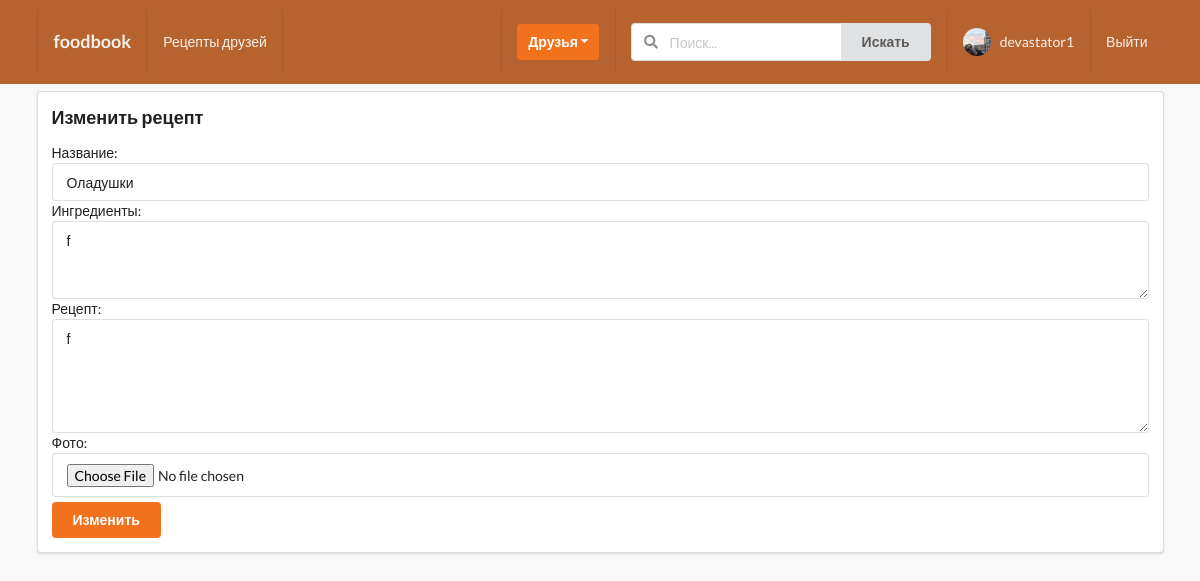
/posts/110/update/ (signed in), run on the app's committed database.
### posts/models.py (models this page shows, shortened)
class Post(models.Model):
    name = models.CharField(blank=True, max_length=100)
    content = models.TextField()
    image = models.ImageField(upload_to='posts', validators=[FileExtensionValidator(['png', 'jpg', 'jpeg'])],)
    liked = models.ManyToManyField(Profile, blank=True, related_name='likes')
    updated = models.DateTimeField(auto_now=True)
    created = models.DateTimeField(auto_now_add=True)
    author = models.ForeignKey(Profile, on_delete=models.CASCADE, related_name='posts')
    components = models.TextField(blank=True)
    class Meta:
        ordering = ('-created',)

### posts/views.py (the view, shortened to what this page needs)
# urls.py: path('<pk>/update/', PostUpdateView.as_view(), name='post-update'),
class PostUpdateView(LoginRequiredMixin, UpdateView):
    form_class = PostModelForm
    model = Post
    template_name = 'posts/update.html'
    success_url = reverse_lazy('profile:my-profile-view')

### posts/forms.py
class PostModelForm(forms.ModelForm):
    name = forms.CharField(label='Название', widget=forms.TextInput(attrs={'placeholder': 'Название блюда...'}))
    content = forms.CharField(label='Рецепт', widget=forms.Textarea(attrs={'rows': 5, 'placeholder': 'Распишите рецепт...'}))
    components = forms.CharField(label='Ингредиенты', widget=forms.Textarea(attrs={'rows': 3, 'placeholder': 'Молоко - 500мл,\nМука - 200гр,'}))
    image = forms.ImageField(label='Фото', required=False)
    class Meta:
        model = Post
        fields = ('name', 'components', 'content', 'image')

### profiles/context_processor.py (called while the page is built)
def profile_pic(request):
    if request.user.is_authenticated:
        profile_obj = Profile.objects.get(user=request.user)
        pic = profile_obj.avatar
        return {'picture': pic}
    return {}

def invitation_received_no(request):
    if request.user.is_authenticated:
        profile_obj = Profile.objects.get(user=request.user)
        qs_count = Relationship.objects.invatations_received(profile_obj).count()
        return {'invites_num': qs_count}
    return {}

def invitation_sended_no(request):
    if request.user.is_authenticated:
        profile_obj = Profile.objects.get(user=request.user)
        qs_count = Relationship.objects.invatations_sended(profile_obj).count()
        return {'send_invites_num': qs_count}
    return {}

### profiles/models.py (called while the page is built)
    def invatations_received(self, receiver):
        qs = Relationship.objects.filter(receiver=receiver, status='send')
        return qs

    def invatations_sended(self, sender):
        qs = Relationship.objects.filter(sender=sender, status='send')
        return qs

### posts/templates/posts/update.html (shortened to what this page needs)
{% extends 'base.html' %}
{% block content %}
    <div class="ui segment">
        <h3>Изменить рецепт</h3>
        <form action="" method="POST" class="ui form" enctype="multipart/form-data">
            {{form}}
            <button type="submit" class="ui button orange mt-5">Изменить</button>
        </form>
    </div>
{% endblock content %}

### templates/main/navbar.html (shortened to what this page needs)
{% url 'main-post-view' as path_to_home %}
{% url 'posts:search-posts' as path_to_search %}
{% url 'posts:main-post-view' as path_to_posts %}
{% url 'profile:my-profile-view' as path_to_my_profile %}
<div class="ui inverted orange menu nav mb-7">
  <div class="ui container">
    <a href="{{path_to_home}}" class="{% if request.path == path_to_home %}active{% endif %} item">
        <h3>foodbook</h3>
    </a>
    {% if request.user.is_authenticated %}
    <a href="{{path_to_posts}}" class="{% if request.path == path_to_posts %}active{% endif %} item">
        Рецепты друзей
    </a>
    {% endif %}
    <div class="right menu">
        {% if request.user.is_authenticated %}
        <div class="item">
            <div class="ui floating dropdown icon button orange"> Друзья
                <i class="dropdown icon"></i>
             </div>
        </div>
             <div class="item">
              <form action="{{path_to_search}}" method="GET">
                <div class="ui action left icon input">
                <input class="prompt" type="text" name='search' placeholder="Поиск...">
                <button type='submit' class="ui button">Искать</button>
                </div>
            </form>
            </div>
            <a href="{{path_to_my_profile}}" class="{% if request.path == path_to_my_profile %}active{% endif %} item">
                <img src="{{picture.url}}" class="ui avatar image">&nbsp;
                 {{ request.user }}
            </a>
            <a href="{% url 'account_logout' %}" class="ui item">
                Выйти
            </a>
        {% else %}
        <a href="{% url 'account_login' %}" class="ui item">
                Войти
            </a>
        {% endif %}
    </div>
  </div>
</div>

### static_project/style.css (style rules this page uses)
body { background: #f8f8f8 !important; }
.nav { border-radius: 0px !important; padding: 10px 0 10px 0 !important; background-color: #B76330 !important; }
.mb-7 { margin-bottom: 7px !important; }
.mt-5 { margin-top: 5px !important; }
.ui.icon.button, .ui.icon.buttons .button { text-align: center; }

### data on the page
Post: name "Оладушки", components "f", content "f"

### other printed values
{{ request.user }} "devastator1"
